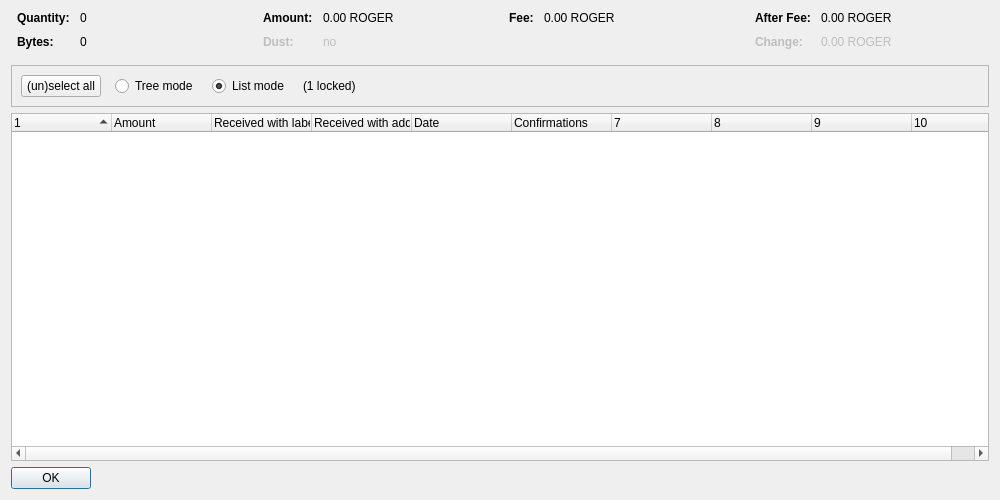
<?xml version="1.0" encoding="UTF-8"?>
<ui version="4.0">
 <class>CoinControlDialog</class>
 <widget class="QDialog" name="CoinControlDialog">
  <property name="geometry">
   <rect>
    <x>0</x>
    <y>0</y>
    <width>1000</width>
    <height>500</height>
   </rect>
  </property>
  <property name="windowTitle">
   <string>Coin Selection</string>
  </property>
  <layout class="QVBoxLayout" name="verticalLayout">
   <item>
    <layout class="QHBoxLayout" name="horizontalLayoutTop" stretch="0,0,0,0">
     <property name="topMargin">
      <number>0</number>
     </property>
     <property name="bottomMargin">
      <number>10</number>
     </property>
     <item>
      <layout class="QFormLayout" name="formLayoutCoinControl1">
       <property name="horizontalSpacing">
        <number>10</number>
       </property>
       <property name="verticalSpacing">
        <number>10</number>
       </property>
       <property name="leftMargin">
        <number>6</number>
       </property>
       <property name="rightMargin">
        <number>6</number>
       </property>
       <item row="0" column="0">
        <widget class="QLabel" name="labelCoinControlQuantityText">
         <property name="font">
          <font>
           <weight>75</weight>
           <bold>true</bold>
          </font>
         </property>
         <property name="text">
          <string>Quantity:</string>
         </property>
        </widget>
       </item>
       <item row="0" column="1">
        <widget class="QLabel" name="labelCoinControlQuantity">
         <property name="cursor">
          <cursorShape>IBeamCursor</cursorShape>
         </property>
         <property name="contextMenuPolicy">
          <enum>Qt::ActionsContextMenu</enum>
         </property>
         <property name="text">
          <string notr="true">0</string>
         </property>
         <property name="textInteractionFlags">
          <set>Qt::LinksAccessibleByMouse|Qt::TextSelectableByKeyboard|Qt::TextSelectableByMouse</set>
         </property>
        </widget>
       </item>
       <item row="1" column="0">
        <widget class="QLabel" name="labelCoinControlBytesText">
         <property name="font">
          <font>
           <weight>75</weight>
           <bold>true</bold>
          </font>
         </property>
         <property name="text">
          <string>Bytes:</string>
         </property>
        </widget>
       </item>
       <item row="1" column="1">
        <widget class="QLabel" name="labelCoinControlBytes">
         <property name="cursor">
          <cursorShape>IBeamCursor</cursorShape>
         </property>
         <property name="contextMenuPolicy">
          <enum>Qt::ActionsContextMenu</enum>
         </property>
         <property name="text">
          <string notr="true">0</string>
         </property>
         <property name="textInteractionFlags">
          <set>Qt::LinksAccessibleByMouse|Qt::TextSelectableByKeyboard|Qt::TextSelectableByMouse</set>
         </property>
        </widget>
       </item>
      </layout>
     </item>
     <item>
      <layout class="QFormLayout" name="formLayoutCoinControl2">
       <property name="horizontalSpacing">
        <number>10</number>
       </property>
       <property name="verticalSpacing">
        <number>10</number>
       </property>
       <property name="leftMargin">
        <number>6</number>
       </property>
       <property name="rightMargin">
        <number>6</number>
       </property>
       <item row="0" column="0">
        <widget class="QLabel" name="labelCoinControlAmountText">
         <property name="font">
          <font>
           <weight>75</weight>
           <bold>true</bold>
          </font>
         </property>
         <property name="text">
          <string>Amount:</string>
         </property>
        </widget>
       </item>
       <item row="0" column="1">
        <widget class="QLabel" name="labelCoinControlAmount">
         <property name="cursor">
          <cursorShape>IBeamCursor</cursorShape>
         </property>
         <property name="contextMenuPolicy">
          <enum>Qt::ActionsContextMenu</enum>
         </property>
         <property name="text">
          <string notr="true">0.00 ROGER</string>
         </property>
         <property name="textInteractionFlags">
          <set>Qt::LinksAccessibleByMouse|Qt::TextSelectableByKeyboard|Qt::TextSelectableByMouse</set>
         </property>
        </widget>
       </item>
       <item row="1" column="0">
        <widget class="QLabel" name="labelCoinControlLowOutputText">
         <property name="enabled">
          <bool>false</bool>
         </property>
         <property name="font">
          <font>
           <weight>75</weight>
           <bold>true</bold>
          </font>
         </property>
         <property name="text">
          <string>Dust:</string>
         </property>
        </widget>
       </item>
       <item row="1" column="1">
        <widget class="QLabel" name="labelCoinControlLowOutput">
         <property name="enabled">
          <bool>false</bool>
         </property>
         <property name="cursor">
          <cursorShape>IBeamCursor</cursorShape>
         </property>
         <property name="contextMenuPolicy">
          <enum>Qt::ActionsContextMenu</enum>
         </property>
         <property name="text">
          <string notr="true">no</string>
         </property>
         <property name="textInteractionFlags">
          <set>Qt::LinksAccessibleByMouse|Qt::TextSelectableByKeyboard|Qt::TextSelectableByMouse</set>
         </property>
        </widget>
       </item>
      </layout>
     </item>
     <item>
      <layout class="QFormLayout" name="formLayoutCoinControl3">
       <property name="horizontalSpacing">
        <number>10</number>
       </property>
       <property name="verticalSpacing">
        <number>10</number>
       </property>
       <property name="leftMargin">
        <number>6</number>
       </property>
       <property name="rightMargin">
        <number>6</number>
       </property>
       <item row="0" column="0">
        <widget class="QLabel" name="labelCoinControlFeeText">
         <property name="font">
          <font>
           <weight>75</weight>
           <bold>true</bold>
          </font>
         </property>
         <property name="text">
          <string>Fee:</string>
         </property>
        </widget>
       </item>
       <item row="0" column="1">
        <widget class="QLabel" name="labelCoinControlFee">
         <property name="cursor">
          <cursorShape>IBeamCursor</cursorShape>
         </property>
         <property name="contextMenuPolicy">
          <enum>Qt::ActionsContextMenu</enum>
         </property>
         <property name="text">
          <string notr="true">0.00 ROGER</string>
         </property>
         <property name="textInteractionFlags">
          <set>Qt::LinksAccessibleByMouse|Qt::TextSelectableByKeyboard|Qt::TextSelectableByMouse</set>
         </property>
        </widget>
       </item>
      </layout>
     </item>
     <item>
      <layout class="QFormLayout" name="formLayoutCoinControl4">
       <property name="horizontalSpacing">
        <number>10</number>
       </property>
       <property name="verticalSpacing">
        <number>10</number>
       </property>
       <property name="leftMargin">
        <number>6</number>
       </property>
       <property name="rightMargin">
        <number>6</number>
       </property>
       <item row="0" column="0">
        <widget class="QLabel" name="labelCoinControlAfterFeeText">
         <property name="font">
          <font>
           <weight>75</weight>
           <bold>true</bold>
          </font>
         </property>
         <property name="text">
          <string>After Fee:</string>
         </property>
        </widget>
       </item>
       <item row="0" column="1">
        <widget class="QLabel" name="labelCoinControlAfterFee">
         <property name="cursor">
          <cursorShape>IBeamCursor</cursorShape>
         </property>
         <property name="contextMenuPolicy">
          <enum>Qt::ActionsContextMenu</enum>
         </property>
         <property name="text">
          <string notr="true">0.00 ROGER</string>
         </property>
         <property name="textInteractionFlags">
          <set>Qt::LinksAccessibleByMouse|Qt::TextSelectableByKeyboard|Qt::TextSelectableByMouse</set>
         </property>
        </widget>
       </item>
       <item row="1" column="0">
        <widget class="QLabel" name="labelCoinControlChangeText">
         <property name="enabled">
          <bool>false</bool>
         </property>
         <property name="font">
          <font>
           <weight>75</weight>
           <bold>true</bold>
          </font>
         </property>
         <property name="text">
          <string>Change:</string>
         </property>
        </widget>
       </item>
       <item row="1" column="1">
        <widget class="QLabel" name="labelCoinControlChange">
         <property name="enabled">
          <bool>false</bool>
         </property>
         <property name="cursor">
          <cursorShape>IBeamCursor</cursorShape>
         </property>
         <property name="contextMenuPolicy">
          <enum>Qt::ActionsContextMenu</enum>
         </property>
         <property name="text">
          <string notr="true">0.00 ROGER</string>
         </property>
         <property name="textInteractionFlags">
          <set>Qt::LinksAccessibleByMouse|Qt::TextSelectableByKeyboard|Qt::TextSelectableByMouse</set>
         </property>
        </widget>
       </item>
      </layout>
     </item>
    </layout>
   </item>
   <item>
    <widget class="QFrame" name="frame">
     <property name="minimumSize">
      <size>
       <width>0</width>
       <height>40</height>
      </size>
     </property>
     <property name="frameShape">
      <enum>QFrame::StyledPanel</enum>
     </property>
     <property name="frameShadow">
      <enum>QFrame::Sunken</enum>
     </property>
     <layout class="QHBoxLayout" name="horizontalLayout">
      <item>
       <layout class="QHBoxLayout" name="horizontalLayoutPanel" stretch="0,0,0,0,0">
        <property name="spacing">
         <number>14</number>
        </property>
        <item>
         <widget class="QPushButton" name="pushButtonSelectAll">
          <property name="sizePolicy">
           <sizepolicy hsizetype="Maximum" vsizetype="Fixed">
            <horstretch>0</horstretch>
            <verstretch>0</verstretch>
           </sizepolicy>
          </property>
          <property name="text">
           <string>(un)select all</string>
          </property>
          <property name="autoDefault">
           <bool>false</bool>
          </property>
         </widget>
        </item>
        <item>
         <widget class="QRadioButton" name="radioTreeMode">
          <property name="sizePolicy">
           <sizepolicy hsizetype="Maximum" vsizetype="Fixed">
            <horstretch>0</horstretch>
            <verstretch>0</verstretch>
           </sizepolicy>
          </property>
          <property name="text">
           <string>Tree mode</string>
          </property>
         </widget>
        </item>
        <item>
         <widget class="QRadioButton" name="radioListMode">
          <property name="sizePolicy">
           <sizepolicy hsizetype="Maximum" vsizetype="Fixed">
            <horstretch>0</horstretch>
            <verstretch>0</verstretch>
           </sizepolicy>
          </property>
          <property name="text">
           <string>List mode</string>
          </property>
          <property name="checked">
           <bool>true</bool>
          </property>
         </widget>
        </item>
        <item>
         <widget class="QLabel" name="labelLocked">
          <property name="text">
           <string notr="true">(1 locked)</string>
          </property>
         </widget>
        </item>
        <item>
         <spacer name="horizontalSpacer">
          <property name="orientation">
           <enum>Qt::Horizontal</enum>
          </property>
          <property name="sizeHint" stdset="0">
           <size>
            <width>40</width>
            <height>20</height>
           </size>
          </property>
         </spacer>
        </item>
       </layout>
      </item>
     </layout>
    </widget>
   </item>
   <item>
    <widget class="CoinControlTreeWidget" name="treeWidget">
     <property name="contextMenuPolicy">
      <enum>Qt::CustomContextMenu</enum>
     </property>
     <property name="sortingEnabled">
      <bool>false</bool>
     </property>
     <property name="columnCount">
      <number>10</number>
     </property>
     <attribute name="headerShowSortIndicator" stdset="0">
      <bool>true</bool>
     </attribute>
     <attribute name="headerStretchLastSection">
      <bool>false</bool>
     </attribute>
     <column>
      <property name="text">
       <string/>
      </property>
     </column>
     <column>
      <property name="text">
       <string>Amount</string>
      </property>
     </column>
     <column>
      <property name="text">
       <string>Received with label</string>
      </property>
     </column>
     <column>
      <property name="text">
       <string>Received with address</string>
      </property>
     </column>
     <column>
      <property name="text">
       <string>Date</string>
      </property>
     </column>
     <column>
      <property name="text">
       <string>Confirmations</string>
      </property>
      <property name="toolTip">
       <string>Confirmed</string>
      </property>
     </column>
     <column>
      <property name="text">
       <string/>
      </property>
     </column>
     <column>
      <property name="text">
       <string/>
      </property>
     </column>
     <column>
      <property name="text">
       <string/>
      </property>
     </column>
     <column>
      <property name="text">
       <string/>
      </property>
     </column>
    </widget>
   </item>
   <item>
    <widget class="QDialogButtonBox" name="buttonBox">
     <property name="sizePolicy">
      <sizepolicy hsizetype="Maximum" vsizetype="Fixed">
       <horstretch>0</horstretch>
       <verstretch>0</verstretch>
      </sizepolicy>
     </property>
     <property name="orientation">
      <enum>Qt::Horizontal</enum>
     </property>
     <property name="standardButtons">
      <set>QDialogButtonBox::Ok</set>
     </property>
    </widget>
   </item>
  </layout>
 </widget>
 <customwidgets>
  <customwidget>
   <class>CoinControlTreeWidget</class>
   <extends>QTreeWidget</extends>
   <header>qt/coincontroltreewidget.h</header>
  </customwidget>
 </customwidgets>
 <resources/>
 <connections/>
</ui>
